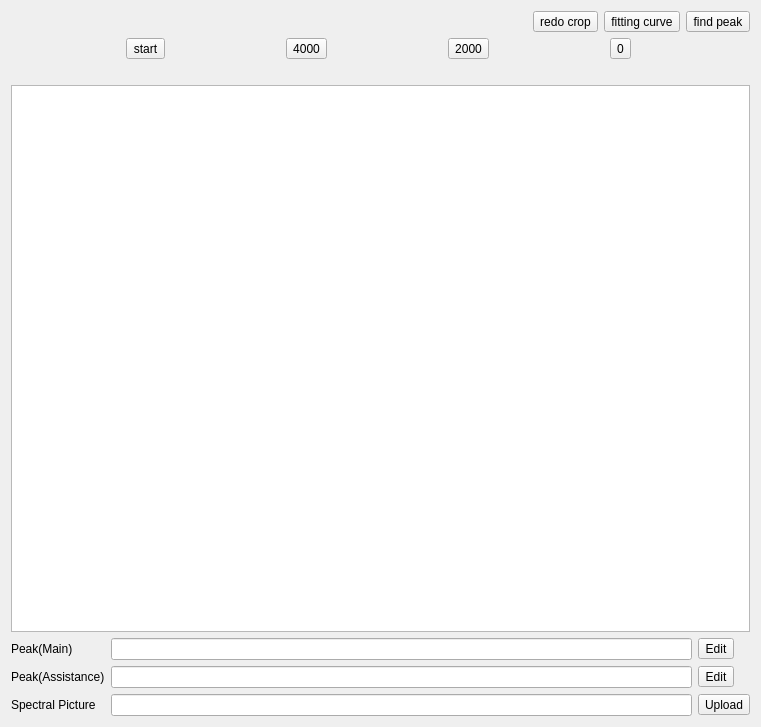
<?xml version="1.0" encoding="UTF-8"?>
<ui version="4.0">
 <class>SpectralData</class>
 <widget class="QWidget" name="SpectralData">
  <property name="geometry">
   <rect>
    <x>0</x>
    <y>0</y>
    <width>761</width>
    <height>727</height>
   </rect>
  </property>
  <property name="windowTitle">
   <string>SpectralData</string>
  </property>
  <layout class="QGridLayout" name="gridLayout">
   <item row="0" column="0" colspan="3">
    <layout class="QHBoxLayout" name="horizontalLayout">
     <item>
      <spacer name="horizontalSpacer">
       <property name="orientation">
        <enum>Qt::Orientation::Horizontal</enum>
       </property>
       <property name="sizeHint" stdset="0">
        <size>
         <width>40</width>
         <height>20</height>
        </size>
       </property>
      </spacer>
     </item>
     <item>
      <widget class="QToolButton" name="tBtnRedoCrop">
       <property name="text">
        <string>redo crop</string>
       </property>
      </widget>
     </item>
     <item>
      <widget class="QToolButton" name="tBtnFittingCurve">
       <property name="text">
        <string>fitting curve</string>
       </property>
      </widget>
     </item>
     <item>
      <widget class="QToolButton" name="tBtnFindPeak">
       <property name="text">
        <string>find peak</string>
       </property>
      </widget>
     </item>
    </layout>
   </item>
   <item row="1" column="0" colspan="3">
    <layout class="QGridLayout" name="gLayPoint">
     <item row="0" column="0">
      <widget class="QToolButton" name="tBtnPointStart">
       <property name="text">
        <string>start</string>
       </property>
      </widget>
     </item>
     <item row="0" column="2">
      <widget class="QToolButton" name="tBtnPoint2000">
       <property name="text">
        <string>2000</string>
       </property>
      </widget>
     </item>
     <item row="0" column="3">
      <widget class="QToolButton" name="tBtnPoint0">
       <property name="text">
        <string>0</string>
       </property>
      </widget>
     </item>
     <item row="0" column="1">
      <widget class="QToolButton" name="tBtnPoint4000">
       <property name="text">
        <string>4000</string>
       </property>
      </widget>
     </item>
     <item row="1" column="0">
      <widget class="QLabel" name="labelPointStart">
       <property name="text">
        <string/>
       </property>
       <property name="alignment">
        <set>Qt::AlignmentFlag::AlignCenter</set>
       </property>
      </widget>
     </item>
     <item row="1" column="1">
      <widget class="QLabel" name="labelPoint4000">
       <property name="text">
        <string/>
       </property>
       <property name="alignment">
        <set>Qt::AlignmentFlag::AlignCenter</set>
       </property>
      </widget>
     </item>
     <item row="1" column="2">
      <widget class="QLabel" name="labelPoint2000">
       <property name="text">
        <string/>
       </property>
       <property name="alignment">
        <set>Qt::AlignmentFlag::AlignCenter</set>
       </property>
      </widget>
     </item>
     <item row="1" column="3">
      <widget class="QLabel" name="labelPoint0">
       <property name="text">
        <string/>
       </property>
       <property name="alignment">
        <set>Qt::AlignmentFlag::AlignCenter</set>
       </property>
      </widget>
     </item>
    </layout>
   </item>
   <item row="2" column="0" colspan="3">
    <widget class="QGraphicsView" name="graphicsViewSpectral"/>
   </item>
   <item row="3" column="0">
    <widget class="QLabel" name="labelPeak">
     <property name="text">
      <string>Peak(Main)</string>
     </property>
    </widget>
   </item>
   <item row="3" column="1">
    <widget class="QLineEdit" name="lineEditPeakMain"/>
   </item>
   <item row="3" column="2">
    <widget class="QToolButton" name="tBtnEditPeakMain">
     <property name="sizePolicy">
      <sizepolicy hsizetype="Fixed" vsizetype="Fixed">
       <horstretch>0</horstretch>
       <verstretch>0</verstretch>
      </sizepolicy>
     </property>
     <property name="text">
      <string>Edit</string>
     </property>
    </widget>
   </item>
   <item row="4" column="0">
    <widget class="QLabel" name="label">
     <property name="text">
      <string>Peak(Assistance)</string>
     </property>
    </widget>
   </item>
   <item row="4" column="1">
    <widget class="QLineEdit" name="lineEditPeakAssistance"/>
   </item>
   <item row="4" column="2">
    <widget class="QToolButton" name="tBtnEditPeakAssistance">
     <property name="sizePolicy">
      <sizepolicy hsizetype="Fixed" vsizetype="Fixed">
       <horstretch>0</horstretch>
       <verstretch>0</verstretch>
      </sizepolicy>
     </property>
     <property name="text">
      <string>Edit</string>
     </property>
    </widget>
   </item>
   <item row="5" column="0">
    <widget class="QLabel" name="labelPlotPath">
     <property name="text">
      <string>Spectral Picture</string>
     </property>
    </widget>
   </item>
   <item row="5" column="1">
    <widget class="QLineEdit" name="lineEditSpectralPicturePath"/>
   </item>
   <item row="5" column="2">
    <widget class="QToolButton" name="tBtnUploadSpectral">
     <property name="sizePolicy">
      <sizepolicy hsizetype="Fixed" vsizetype="Fixed">
       <horstretch>0</horstretch>
       <verstretch>0</verstretch>
      </sizepolicy>
     </property>
     <property name="text">
      <string>Upload</string>
     </property>
    </widget>
   </item>
  </layout>
 </widget>
 <tabstops>
  <tabstop>tBtnRedoCrop</tabstop>
  <tabstop>tBtnFittingCurve</tabstop>
  <tabstop>tBtnFindPeak</tabstop>
  <tabstop>tBtnPointStart</tabstop>
  <tabstop>tBtnPoint4000</tabstop>
  <tabstop>tBtnPoint2000</tabstop>
  <tabstop>tBtnPoint0</tabstop>
  <tabstop>graphicsViewSpectral</tabstop>
  <tabstop>lineEditPeakMain</tabstop>
  <tabstop>tBtnEditPeakMain</tabstop>
  <tabstop>lineEditPeakAssistance</tabstop>
  <tabstop>tBtnEditPeakAssistance</tabstop>
  <tabstop>lineEditSpectralPicturePath</tabstop>
  <tabstop>tBtnUploadSpectral</tabstop>
 </tabstops>
 <resources/>
 <connections/>
</ui>
